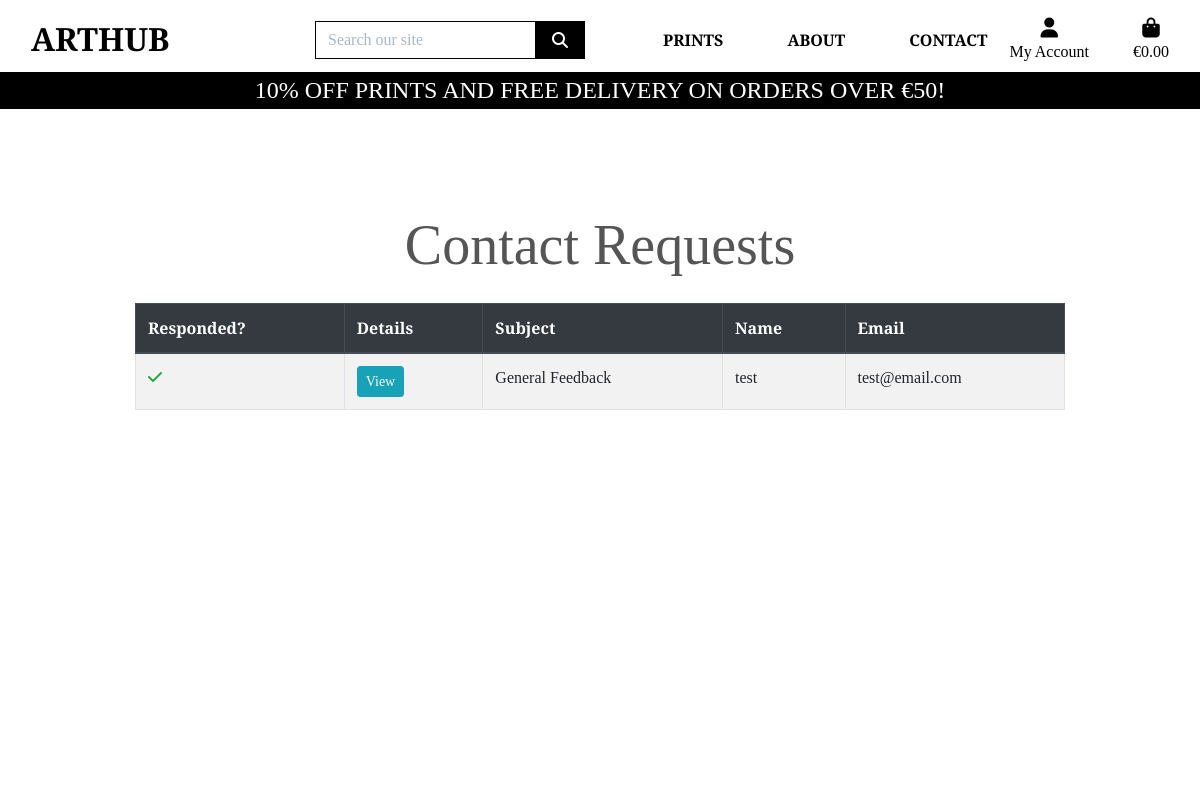
/contact/list/ (signed in), run on an earlier commit of the app's database.
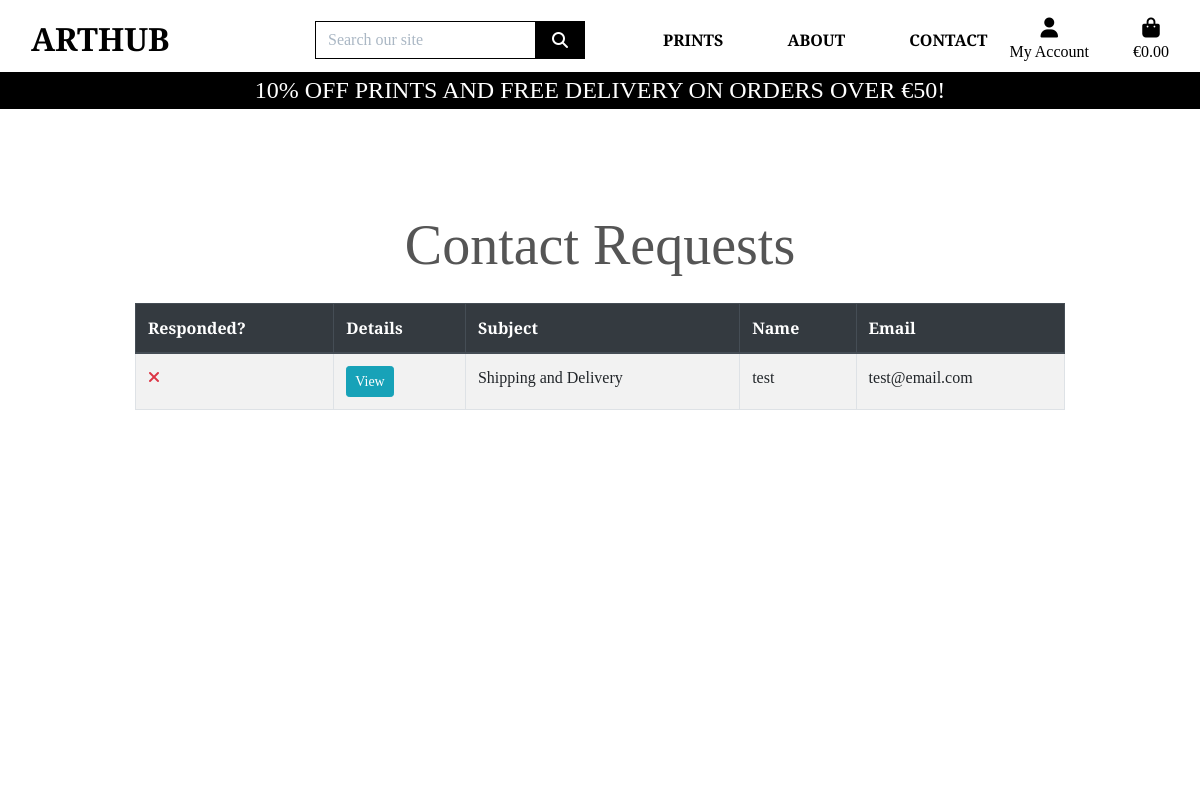
And on a later commit of the database.
### contact/models.py (models this page shows, shortened)
class Contact(models.Model):
    class Meta:
        verbose_name_plural = 'Contact Requests'
    SUBJECTS = (
        ('Order Inquiry', 'Order Inquiry'),
        ('Custom Art Requests', 'Custom Art Requests'),
        ('Product Availability', 'Product Availability'),
        ('Print Quality', 'Print Quality'),
        ('Returns and Exchanges', "Returns and Exchanges"),
        ('Shipping and Delivery', "Shipping and Delivery"),
        ('Collaboration and Partnerships', "Collaboration and Partnerships"),
        ('Discounts', "Discounts"),
        ('Shipping and Delivery', "Shipping and Delivery"),
        ('Copyright and Usage Rights', "Copyright and Usage Rights"),
        ('General Feedback', "General Feedback"),
    )
    name = models.CharField(max_length=254)
    email = models.EmailField()
    subject = models.CharField(choices=SUBJECTS, max_length=254,)
    message = models.TextField(max_length=1024)
    date_created = models.DateTimeField(default=timezone.now)
    responded = models.BooleanField(default=False)

### contact/views.py (the view)
# urls.py: path('list/', views.ContactListView.as_view(), name='contact-list'),
class ContactListView(LoginRequiredMixin, UserPassesTestMixin, ListView):
    model = Contact
    template_name = 'contact/contact_list.html'
    context_object_name = 'contacts'
    ordering = ['responded', 'pk']
    def get_context_data(self, **kwargs):
        context = super().get_context_data(**kwargs)
        return context
    def test_func(self):
        if self.request.user.is_staff:
            return True
        return False

### contact/templates/contact/contact_list.html (shortened to what this page needs)
{% extends 'base.html' %}
{% load crispy_forms_tags %}
{% block page_header %}
<div class="container header-container">
</div>
{% endblock %}
{% block content %}
    <div class="overlay"></div>
    <div class="container mt-5">
        <h1 class="display-4 text-center mb-4">Contact Requests</h1>
        <div id="contact-table-container-outer" class="table-responsive">
            <div id="contact-table-container">
                <table class="table table-striped table-hover table-bordered" id="contact-table">
                    <thead class="thead-dark">
                        <tr>
                            <th id="contact-list-header-responded" scope="col">Responded?</th>
                            <th scope="col">Details</th>
                            <th scope="col">Subject</th>
                            <th class="contact-list-header-name" scope="col">Name</th>
                            <th class="contact-list-header-email" scope="col">Email</th>
                        </tr>
                    </thead>
                    <tbody>
                        {% for contact in contacts %}
                            <tr>
                                {% if contact.responded %}
                                    <td><i class="fa-solid fa-check text-success"></i></td>
                                {% else %}
                                    <td><i class="fa-solid fa-xmark text-danger"></i></td>
                                {% endif %}
                                <td><a href="{% url 'contact-update' contact.id %}" class="btn btn-info btn-sm">View</a></td>
                                <td>{{ contact.subject }}</td>
                                <td class="contact-list-name">{{ contact.name }}</td>
                                <td class="contact-list-email">{{ contact.email }}</td>
                            </tr>
                        {% endfor %}
                    </tbody>
                </table>
            </div>
        </div>
    </div>
{% endblock content %}

What changed in the data, as far as the page shows it:
removed Contact: responded True (drawn), subject "General Feedback", name "test", email "test@email.com"
added Contact: responded False (drawn), subject "Shipping and Delivery", name "test", email "test@email.com"
